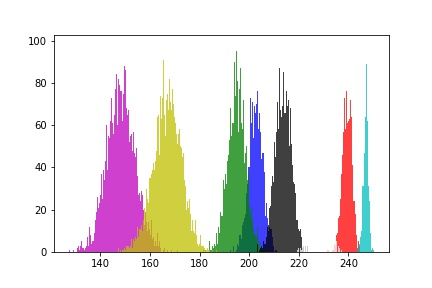
#> input picture assignment_02/histogram_of_b.jpg, 432 x 288 px; its folder holds only this picture in this run
$ python main_single.py
#> lines starting #> are read from the running program, lines starting #| are printed output that depends on the picture
# -*- coding: utf-8 -*-
"""
Created on Tue Sep 19 21:26:24 2017

@author: WJCHEON
"""
#%%
import matplotlib.pyplot as plt
import matplotlib.image as mpimg
import numpy as np
import os
#%% Set parameters
number_of_channel = 3
result_folder_name = 'result_modified'
#%%
from tkinter import filedialog
from tkinter import *

Tk_gui_instance = Tk();
Tk_gui_instance.filename =  filedialog.askopenfilename(initialdir = "/",title = "Select file",filetypes = (("jpeg files","*.jpg"),("all files","*.*")))
#> the answer given: histogram_of_b.jpg
print(Tk_gui_instance.filename)
pathname, filename = os.path.split(Tk_gui_instance.filename)
#
result_folder_directory = os.path.join(pathname,result_folder_name)
os.makedirs(result_folder_directory, exist_ok=True)
#
filename_full_directory = os.path.join(pathname,filename)
img = plt.imread(filename_full_directory)
#> img is the input picture: shape (288, 432, 3); mean R, G, B 232.5, 227.7, 227.4
#img = mpimg.imread(filename)
#plt.imshow(img)
# Seperate channel each variable
img_channel_R = np.ndarray.astype(np.array(img[:,:,0]), np.float32)
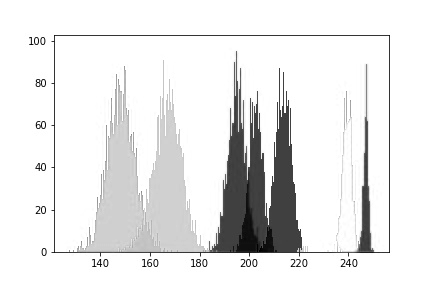
#> img_channel_R: shape (288, 432) float32; min 0, max 255, mean 232.5
img_channel_G = np.ndarray.astype(np.array(img[:,:,1]), np.float32)
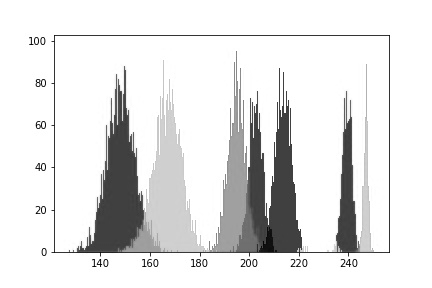
#> img_channel_G: shape (288, 432) float32; min 0, max 255, mean 227.7
img_channel_B = np.ndarray.astype(np.array(img[:,:,2]), np.float32)
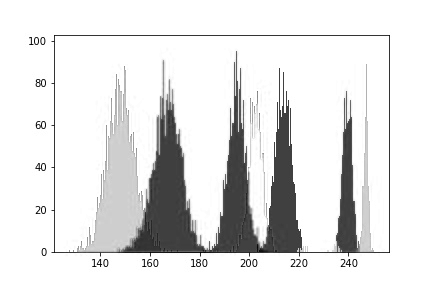
#> img_channel_B: shape (288, 432) float32; min 0, max 255, mean 227.4
#%%
def clt_wjcheon(random_variables_, num_conduct_, num_sampels_):
    import numpy as np
    np.asarray(random_variables_)
    random_variable = random_variables_.flat
    number_of_sample = num_sampels_
    number_of_conduct = num_conduct_
    number_of_index = len(random_variable)
    #smaple_index = []

    sample_mean = []
    for iter2 in range(number_of_conduct):
        samples = np.zeros(number_of_sample)
        for iter1 in range(number_of_sample):
            sample_index_buffer = np.random.randint(number_of_index)
            sample_buffer = random_variable[sample_index_buffer]
            #smaple_index.append(sample_index_buffer)
            #samples.append(sample_buffer)
            #print(sample_buffer)
            samples[iter1] = sample_buffer
            sample_mean_buffer = np.mean(samples)
                   #print(samples)
            if iter2%10 == 0:
                print("{} of {} is conducted".format(iter2, number_of_conduct))
        del samples
        sample_mean.append(sample_mean_buffer)
    return sample_mean
#%%
def RGB_divider(img_):
    #
    import numpy as np
    #
    if len(np.shape(img_)) == 3:
        R_channel = img_[:,:,0]
        G_channel = img_[:,:,1]
        B_channel = img_[:,:,2]
        #
        R_channel_onevec = R_channel[-1]
#> R_channel_onevec = 432 values from 255 to 255
        G_channel_onevec = G_channel[-1]
#> G_channel_onevec = 432 values from 255 to 255
        B_channel_onevec = B_channel[-1]
#> B_channel_onevec = 432 values from 255 to 255
        return R_channel_onevec, G_channel_onevec, B_channel_onevec

    #%%
import glob
import os
img_list = glob.glob(os.path.join(pathname,'*jpg'))
number_of_files = len(img_list)
dic_current_channel = {}
dic_current_channel_clt = {}
for iter1 in range(number_of_files):
    imgs_buffer = plt.imread(img_list[iter1])
    _, imgs_filename = os.path.split(img_list[iter1])
    R_channel_onevec, G_channel_onevec, B_channel_onevec = RGB_divider(imgs_buffer)
#> R_channel_onevec = 432 values from 255 to 255; G_channel_onevec = 432 values from 255 to 255; B_channel_onevec = 432 values from 255 to 255
    print(imgs_filename)
    dic_current_channel[imgs_filename] = R_channel_onevec
    #
    num_conduct = 5000
    num_samples = 100
    r_clt = clt_wjcheon(R_channel_onevec,num_conduct,num_samples)
#> in clt_wjcheon, `number_of_index = len(random_variable)`: number_of_index = 432
#> after the loop in clt_wjcheon, `for iter2 in range(number_of_conduct):`: sample_mean = 5000 values from 255 to 255
#> r_clt = 5000 values from 255 to 255
    dic_current_channel_clt[imgs_filename+'_clt'] = r_clt
    del r_clt

#%%
#num_clt_data = len(dic_current_channel_clt)
nbins = 200
counter = 0
c_map = ['b', 'g', 'r', 'c', 'm', 'y', 'k', 'w']
plt.figure()
for keys, values in dic_current_channel_clt.items():
    n, bins, patches = plt.hist(dic_current_channel_clt[keys], bins=nbins, facecolor=c_map[counter], alpha=0.75)
    counter = counter + 1
#> this loop made 1 pass
#> (keys, counter) on pass 1: ('histogram_of_b.jpg_clt', 1)
#> after the loop, counter = 1
plt.show()
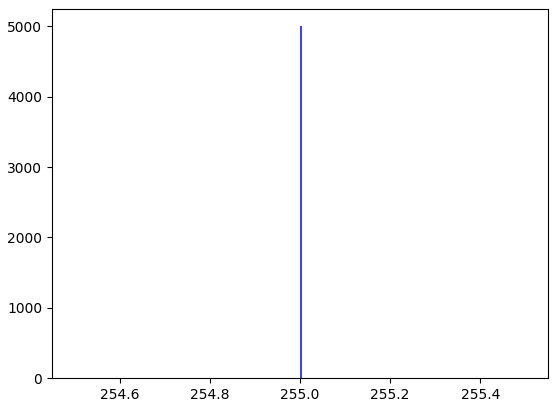
#> figure drawn by matplotlib, 1 panel; tallest bar 5000 high, from x = 255 to 255
    #%%
dic_current_channel_clt_mean_std = {}
for keys, values in dic_current_channel_clt.items():
    clt_data_buffer = dic_current_channel_clt[keys]
    mean_buffer = np.mean(clt_data_buffer)
    std_buffer = np.std(clt_data_buffer)
    dic_current_channel_clt_mean_std[keys] = [mean_buffer, std_buffer]
#> this loop made 1 pass
#> (keys, mean_buffer, std_buffer) on pass 1: ('histogram_of_b.jpg_clt', 255, 0)
#> after the loop, dic_current_channel_clt_mean_std = {'histogram_of_b.jpg_clt': [255, 0]}


    #%%
def gaussian(x, mu, sig):
    return np.exp(-np.power(x - mu, 2.) / (2 * np.power(sig, 2.)))

target_expectation = 235
y =0
answer = 'None'
for keys_clt_mean, value_clt_mean in dic_current_channel_clt_mean_std.items():
    y_ = gaussian(target_expectation, value_clt_mean[0], value_clt_mean[1])
    if y < y_:
        y = y_
        answer = keys_clt_mean
        print('activation')
        print(keys_clt_mean)
#> this loop made 1 pass
#> (keys_clt_mean, value_clt_mean, y_) on pass 1: ('histogram_of_b.jpg_clt', [255, 0], 0)
#> after the loop, answer = 'None'; y = 0

$ run again, on assignment_02/histogram_of_g.jpg
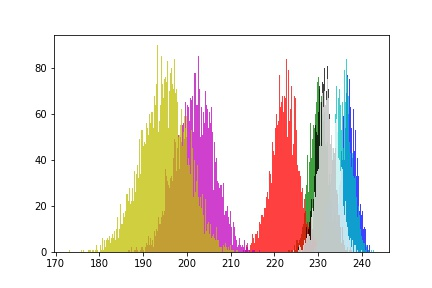
#> input picture assignment_02/histogram_of_g.jpg, 432 x 288 px
#> img is the input picture: shape (288, 432, 3); mean R, G, B 237.6, 228.6, 223
#> `img_channel_G = np.ndarray.astype(np.array(img[:,:,1]), np.float32)`:
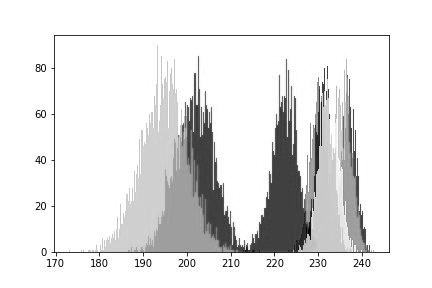
#> img_channel_G: shape (288, 432) float32; min 0, max 255, mean 228.6
#> `img_channel_B = np.ndarray.astype(np.array(img[:,:,2]), np.float32)`:
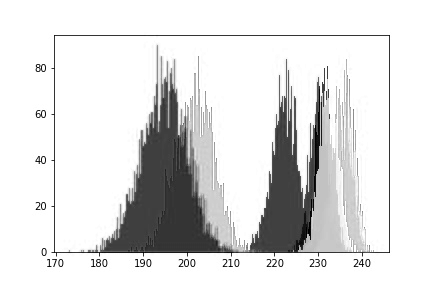
#> img_channel_B: shape (288, 432) float32; min 0, max 255, mean 223
#> in RGB_divider, `R_channel_onevec = R_channel[-1]`: R_channel_onevec = 432 values from 255 to 255
#> number_of_index = 432
#> after the loop in clt_wjcheon, `for iter2 in range(number_of_conduct):`: sample_mean = 5000 values from 255 to 255
#> the loop `for keys, values in dic_current_channel_clt.items():` made 1 pass
#> (keys, counter) on pass 1: ('histogram_of_g.jpg_clt', 1)
#> after the loop `for keys, values in dic_current_channel_clt.items():`: counter = 1
#> the loop `for keys, values in dic_current_channel_clt.items():` made 1 pass
#> (keys, mean_buffer, std_buffer) on pass 1: ('histogram_of_g.jpg_clt', 255, 0)
#> after the loop `for keys, values in dic_current_channel_clt.items():`: dic_current_channel_clt_mean_std = {'histogram_of_g.jpg_clt': [255, 0]}
#> the loop `for keys_clt_mean, value_clt_mean in dic_current_channel_clt_mean_std...` made 1 pass
#> (keys_clt_mean, value_clt_mean, y_) on pass 1: ('histogram_of_g.jpg_clt', [255, 0], 0)
#> after the loop `for keys_clt_mean, value_clt_mean in dic_current_channel_clt_mean_std...`: answer = 'None'; y = 0

$ run again, on assignment_02/histogram_of_r.jpg
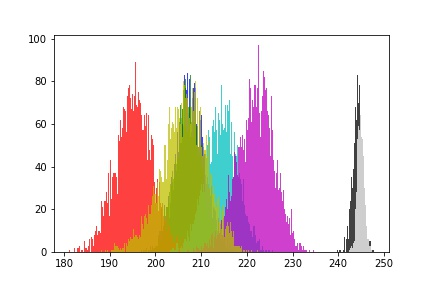
#> input picture assignment_02/histogram_of_r.jpg, 432 x 288 px
#> img is the input picture: shape (288, 432, 3); mean R, G, B 237.3, 224.9, 222.9
#> `img_channel_R = np.ndarray.astype(np.array(img[:,:,0]), np.float32)`:
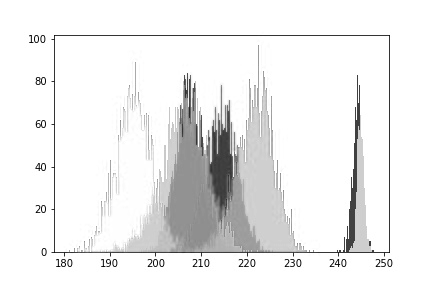
#> img_channel_R: shape (288, 432) float32; min 0, max 255, mean 237.3
#> `img_channel_B = np.ndarray.astype(np.array(img[:,:,2]), np.float32)`:
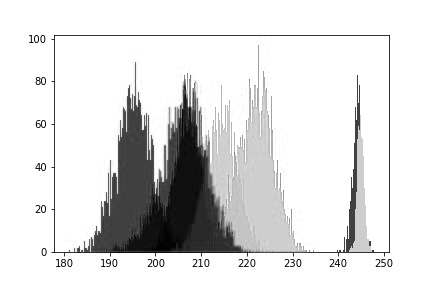
#> img_channel_B: shape (288, 432) float32; min 0, max 255, mean 222.9
#> in RGB_divider, `R_channel_onevec = R_channel[-1]`: R_channel_onevec = 432 values from 255 to 255
#> number_of_index = 432
#> after the loop in clt_wjcheon, `for iter2 in range(number_of_conduct):`: sample_mean = 5000 values from 255 to 255
#> the loop `for keys, values in dic_current_channel_clt.items():` made 1 pass
#> (keys, counter) on pass 1: ('histogram_of_r.jpg_clt', 1)
#> after the loop `for keys, values in dic_current_channel_clt.items():`: counter = 1
#> the loop `for keys, values in dic_current_channel_clt.items():` made 1 pass
#> (keys, mean_buffer, std_buffer) on pass 1: ('histogram_of_r.jpg_clt', 255, 0)
#> after the loop `for keys, values in dic_current_channel_clt.items():`: dic_current_channel_clt_mean_std = {'histogram_of_r.jpg_clt': [255, 0]}
#> the loop `for keys_clt_mean, value_clt_mean in dic_current_channel_clt_mean_std...` made 1 pass
#> (keys_clt_mean, value_clt_mean, y_) on pass 1: ('histogram_of_r.jpg_clt', [255, 0], 0)
#> after the loop `for keys_clt_mean, value_clt_mean in dic_current_channel_clt_mean_std...`: answer = 'None'; y = 0
